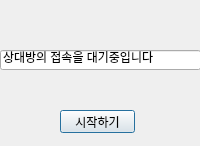
<?xml version="1.0" encoding="UTF-8"?>
<ui version="4.0">
 <class>Dialog</class>
 <widget class="QDialog" name="Dialog">
  <property name="geometry">
   <rect>
    <x>0</x>
    <y>0</y>
    <width>200</width>
    <height>146</height>
   </rect>
  </property>
  <property name="maximumSize">
   <size>
    <width>200</width>
    <height>150</height>
   </size>
  </property>
  <property name="windowTitle">
   <string>Dialog</string>
  </property>
  <widget class="QLineEdit" name="connectingEdit">
   <property name="geometry">
    <rect>
     <x>0</x>
     <y>50</y>
     <width>201</width>
     <height>20</height>
    </rect>
   </property>
   <property name="text">
    <string>상대방의 접속을 대기중입니다</string>
   </property>
  </widget>
  <widget class="QPushButton" name="beginButton">
   <property name="geometry">
    <rect>
     <x>60</x>
     <y>110</y>
     <width>75</width>
     <height>23</height>
    </rect>
   </property>
   <property name="text">
    <string>시작하기</string>
   </property>
  </widget>
 </widget>
 <resources/>
 <connections/>
</ui>
